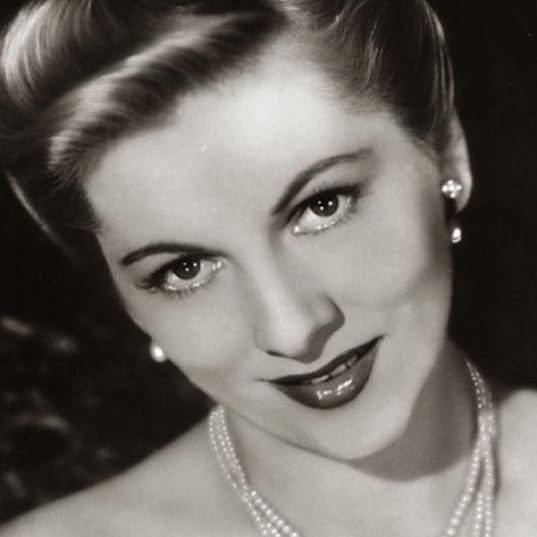
#> input picture assets/test_images/image0.jpg, 537 x 537 px
$ jupyter execute --allow-errors face_verification.ipynb   (shell and % lines are left out)
#> lines starting #> are read from the running program, lines starting #| are printed output that depends on the picture
# Face Verification: One-to-One Face Comparison

This notebook demonstrates how to verify if two face images belong to the same person using **UniFace**.

## 1. Install UniFace

[cell 1]
import cv2
import matplotlib.pyplot as plt

import uniface
from uniface import FaceAnalyzer
from uniface.detection import RetinaFace
from uniface.recognition import ArcFace

print(uniface.__version__)

## 3. Initialize Face Analyzer
We need detection and recognition models for face verification.

#> (a cell that did not finish here is left out)

[cell 3]
image_path1 = '../assets/test_images/image0.jpg'
image_path2 = '../assets/test_images/image1.jpg'

image1 = cv2.imread(image_path1)
#> image1 is the input picture: shape (537, 537, 3); mean B, G, R 99.3, 104.5, 109.5
image2 = cv2.imread(image_path2)
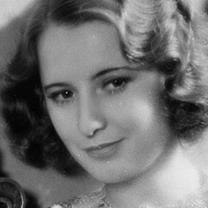
#> input picture assets/test_images/image1.jpg, 208 x 208 px
#> image2 is the input picture: shape (208, 208, 3); min 0, max 238, mean 112.4

# Analyze faces
#> (the rest of this cell did not finish here and is left out)

[cell 4]
fig, axes = plt.subplots(1, 2, figsize=(10, 5))

axes[0].imshow(cv2.cvtColor(image1, cv2.COLOR_BGR2RGB))
axes[0].set_title('Image 1')
axes[0].axis('off')

axes[1].imshow(cv2.cvtColor(image2, cv2.COLOR_BGR2RGB))
axes[1].set_title('Image 2')
axes[1].axis('off')

plt.tight_layout()
plt.show()
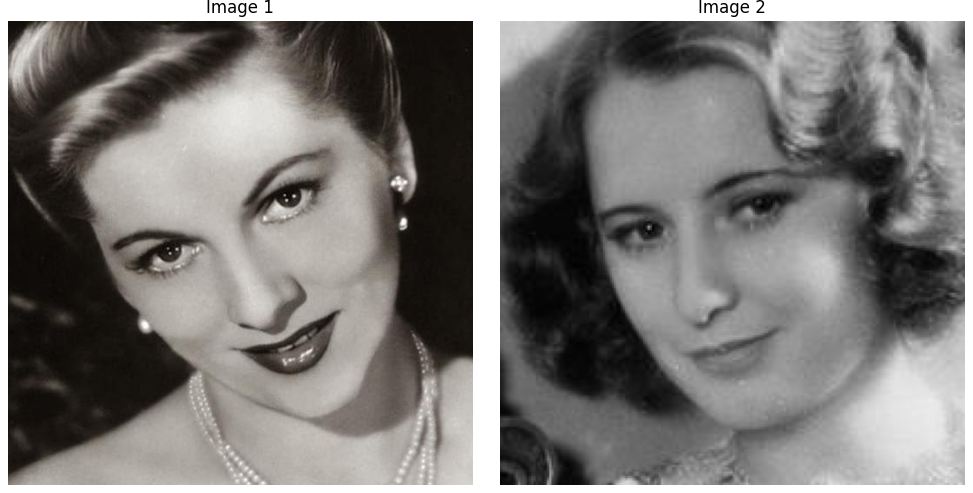
#> figure drawn by matplotlib, 2 panels
